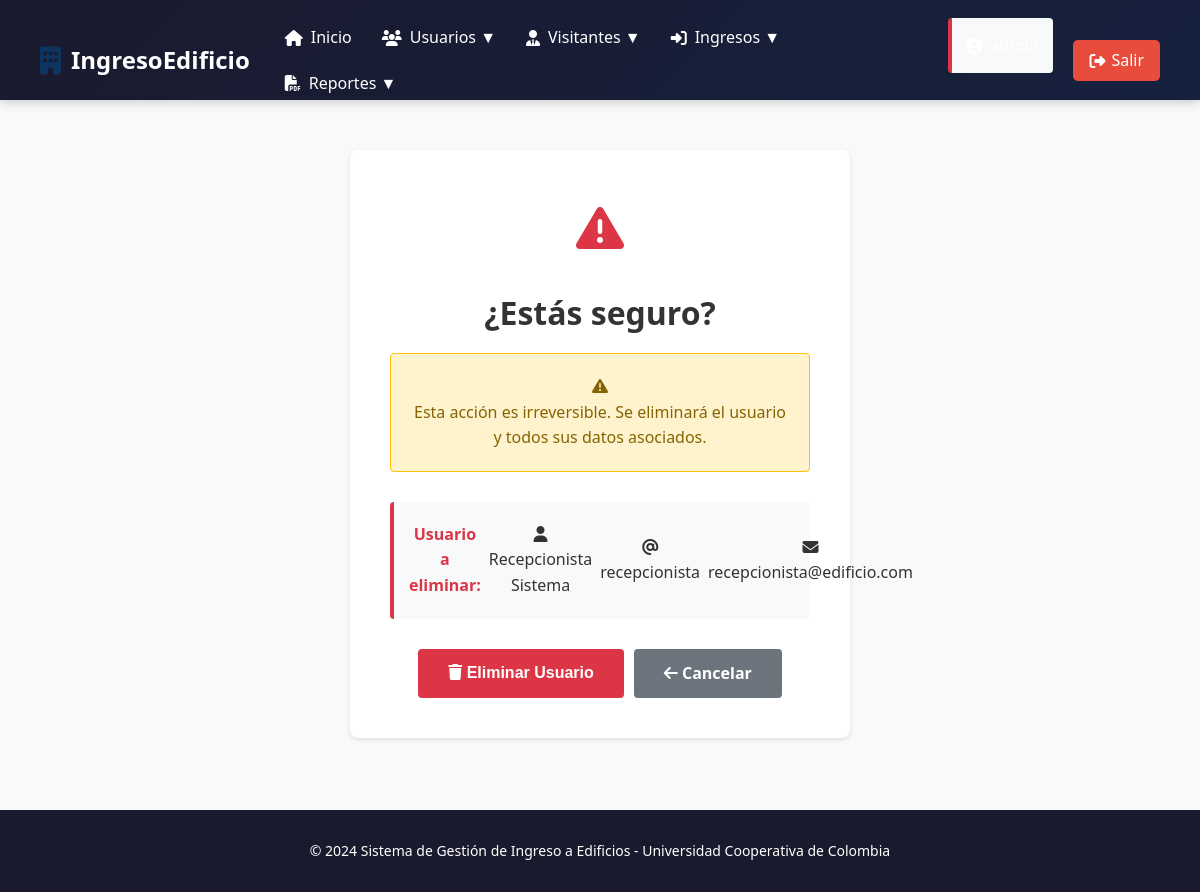
/usuarios/2/eliminar/ (signed in), run on the app's committed database.
### ingreso_edificio/models.py (models this page shows, shortened)
class Usuario(AbstractUser):
    ROLES = [
        ('administrador', 'Administrador'),
        ('recepcionista', 'Recepcionista'),
        ('visitante', 'Visitante'),
    ]
    rol = models.CharField(max_length=20, choices=ROLES, default='visitante')
    telefono = models.CharField(max_length=20, blank=True)
    direccion = models.CharField(max_length=255, blank=True)
    documento = models.CharField(max_length=20, unique=True, null=True, blank=True)
    fecha_creacion = models.DateTimeField(auto_now_add=True)
    fecha_actualizacion = models.DateTimeField(auto_now=True)
    class Meta:
        verbose_name = 'Usuario'
        verbose_name_plural = 'Usuarios'
        ordering = ['-fecha_creacion']

### ingreso_edificio/views.py (the view, shortened to what this page needs)
# urls.py: path('usuarios/<int:usuario_id>/eliminar/', views.eliminar_usuario, name='eliminar_usuario'),
@login_required(login_url='login')
@user_passes_test(es_administrador)
def eliminar_usuario(request, usuario_id):
    usuario = get_object_or_404(Usuario, id=usuario_id)
    return render(request, 'usuarios/confirmar_eliminacion.html', {'usuario': usuario})

### ingreso_edificio/views.py (called while the page is built)
def es_administrador(user):
    return user.is_authenticated and user.rol == 'administrador'

### templates/usuarios/confirmar_eliminacion.html (shortened to what this page needs)
{% extends 'base.html' %}
{% load static %}
{% block content %}
<div class="container-confirm">
    <div class="warning-icon">
        <i class="fas fa-exclamation-triangle"></i>
    </div>
    <h1>¿Estás seguro?</h1>
    <div class="confirmation-message">
        <i class="fas fa-warning"></i>
        <p style="margin: 0;">Esta acción es irreversible. Se eliminará el usuario y todos sus datos asociados.</p>
    </div>
    <div class="user-info">
        <p><strong>Usuario a eliminar:</strong></p>
        <p><i class="fas fa-user"></i> {{ usuario.get_full_name }}</p>
        <p><i class="fas fa-at"></i> {{ usuario.username }}</p>
        <p><i class="fas fa-envelope"></i> {{ usuario.email }}</p>
    </div>
    <form method="POST" style="display: inline;">
        <div class="button-group">
            <button type="submit" class="btn-danger">
                <i class="fas fa-trash"></i> Eliminar Usuario
            </button>
            <a href="{% url 'listar_usuarios' %}" class="btn-secondary">
                <i class="fas fa-arrow-left"></i> Cancelar
            </a>
        </div>
    </form>
</div>
{% endblock %}

### static/css/styles.css (style rules this page uses)
* { margin: 0; padding: 0; box-sizing: border-box; }
:root { --primary: #1a1a2e; --secondary: #16213e; --accent: #0f3460; --success: #27ae60; --danger: #e74c3c; --warning: #f39c12; --info: #3498db; --light: #ecf0f1; --dark: #2c3e50; --text: #2c3e50; --border: #bdc3c7; }
body { font-family: 'Segoe UI', Tahoma, Geneva, Verdana, sans-serif; color: var(--text); background-color: #f8f9fa; line-height: 1.6; }
.user-info { display: flex; align-items: center; gap: 8px; color: white; }
.btn-danger { background-color: var(--danger); color: white; }
.btn-secondary { background-color: #95a5a6; color: white; }

### templates/base.html (style rules this page uses)
.user-info { display: flex; align-items: center; gap: 8px; color: white; }

### templates/usuarios/confirmar_eliminacion.html (style rules this page uses)
.container-confirm { max-width: 500px; margin: 50px auto; background: white; padding: 40px; border-radius: 8px; box-shadow: 0 2px 4px rgba(0, 0, 0, 0.1); text-align: center; }
.warning-icon { font-size: 3em; color: #dc3545; margin-bottom: 20px; }
h1 { color: #333; margin-bottom: 15px; }
.confirmation-message { background-color: #fff3cd; border: 1px solid #ffc107; border-radius: 4px; padding: 20px; margin-bottom: 30px; color: #856404; }
.user-info { background-color: #f8f9fa; padding: 15px; margin-bottom: 30px; border-radius: 4px; border-left: 4px solid #dc3545; }
.user-info p { margin: 5px 0; color: #333; }
.user-info strong { color: #dc3545; }
.button-group { display: flex; gap: 10px; justify-content: center; }
button, a { padding: 12px 30px; border: none; border-radius: 4px; font-size: 1em; cursor: pointer; transition: all 0.3s; font-weight: 600; text-decoration: none; display: inline-block; }
.btn-danger { background-color: #dc3545; color: white; }
.btn-secondary { background-color: #6c757d; color: white; }

### data on the page
Usuario: get_full_name "Recepcionista Sistema", username "recepcionista", email "recepcionista@edificio.com"
